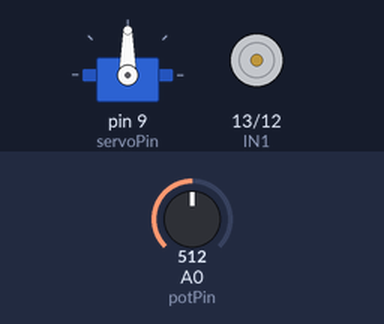
The sketch below on a simulated Arduino Uno, built with avr-gcc and run on an emulated ATmega328P. Shown: servo, motor-driver pin pairs drawn as motors (green arrow = first pin HIGH = forward, orange = second pin HIGH = backward, longer = more drive, scaled by the enable pin). The inputs (shaded band) are chosen by the test bench; at power-on: A0 (potPin) = 512.

Above: at 1.2 s.
1.3 s: A0 (potPin) set to 550
At 2.5 s:
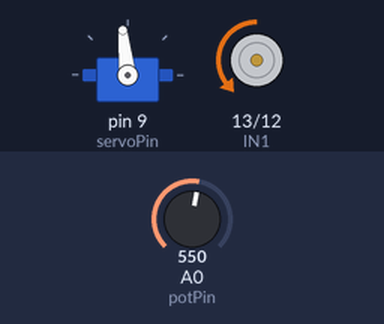
2.8 s: A0 (potPin) set to 450
At 3.8 s:
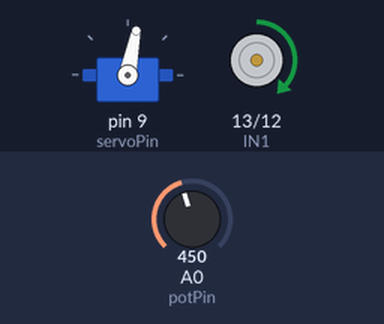
4.3 s: A0 (potPin) set to 470
At 4.8 s:
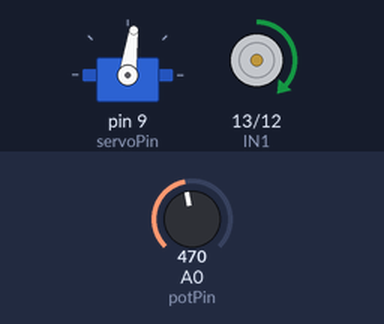
5.8 s: A0 (potPin) set to 306
At 7.0 s:
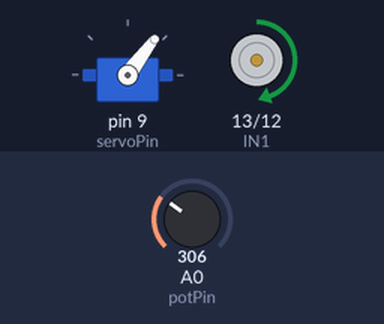
7.3 s: A0 (potPin) set to 122
At 7.8 s:
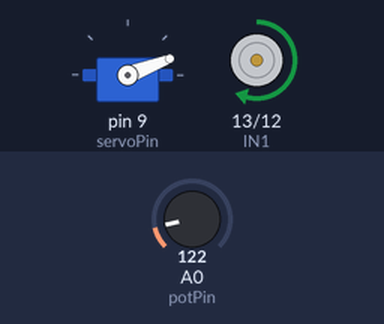
Timing chart, 0 to 9.8 s (numbered marks = the images above; inputs shaded):
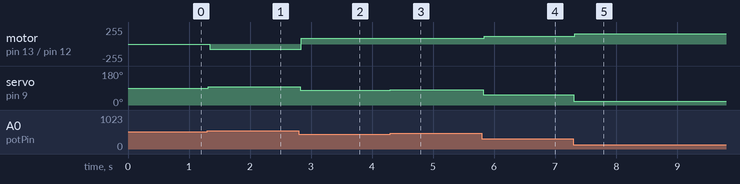

The sketch:

Lab_2_nr_9.ino
```cpp
#include <Servo.h> // importera servo biblioteket

const int8_t EN1 = 11;
const int8_t IN1 = 13;
const int8_t IN2 = 12; // gir pin-ane beskrivande namn
const int potPin = A0; // potpin er no photoresistorane, ikkje potmeter
const int servoPin = 9;

Servo servo;

void setup() {
  pinMode(EN1, OUTPUT); // gir pin-ane funksjon
  pinMode(IN1, OUTPUT);
  pinMode(IN2, OUTPUT);
  pinMode(potPin, INPUT);
  servo.attach(servoPin); // pin-en til servoen har litt meir spesiell
  // fuksjon frå biblioteket dens
}


void loop(){
  int fart = analogRead(potPin); // leser av signalet frå photoresistorane

  int grader = map(fart, 0, 1023, 0, 180); // overføre forholdet mellom signalet på spekteret 0 til 1023,
                                           //til spekteret 0 til 180
  servo.write(grader);// skriv kva grader servoen skal stille seg inn på.
  delay(20); // ein liten delay den ikkje skal bytte stille for fort.

  if (fart < 460){
    float framover = map(fart, 0, 480, 180, 80); // resten er likt frå oppg. 5.
    digitalWrite(IN1, HIGH);
    digitalWrite(IN2, LOW);
    analogWrite(EN1, framover);
  }

  else if(fart > 480 && fart < 540){
    digitalWrite(IN1, LOW);
    digitalWrite(IN2, LOW);
    analogWrite(EN1, 0);
  }

  else if(fart > 540){
    float bakover = map(fart, 540, 1024, 80, 180);
    digitalWrite(IN1, LOW);
    digitalWrite(IN2, HIGH);
    analogWrite(EN1, bakover);
  }
}
```

Measured:
- after the input at 1.3 s, motor on pin 13 (IN1) / pin 12 (IN2): stopped → backward 82/255 at once; servo on pin 9 (servoPin): 90° → 96° at once
- after the input at 2.8 s, motor on pin 13 (IN1) / pin 12 (IN2): backward 82/255 → forward 87/255 at once; servo on pin 9 (servoPin): 96° → 79° at once
- after the input at 4.3 s, servo on pin 9 (servoPin): 79° → 82° at once
- after the input at 5.8 s, motor on pin 13 (IN1) / pin 12 (IN2): forward 87/255 → forward 117/255 at once; servo on pin 9 (servoPin): 82° → 53° at once
- after the input at 7.3 s, motor on pin 13 (IN1) / pin 12 (IN2): forward 117/255 → forward 155/255 at once; servo on pin 9 (servoPin): 53° → 21° at once
